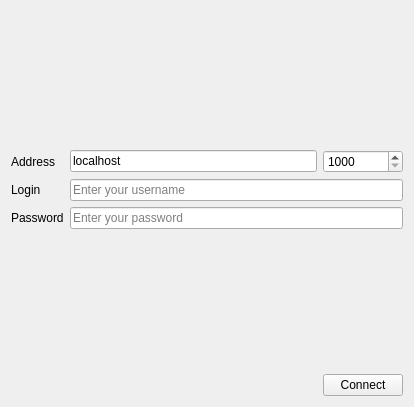
<?xml version="1.0" encoding="UTF-8"?>
<ui version="4.0">
 <class>Form</class>
 <widget class="QWidget" name="Form">
  <property name="geometry">
   <rect>
    <x>0</x>
    <y>0</y>
    <width>414</width>
    <height>407</height>
   </rect>
  </property>
  <property name="windowTitle">
   <string>Connect to server</string>
  </property>
  <layout class="QGridLayout" name="gridLayout">
   <item row="3" column="0">
    <widget class="QLabel" name="label_2">
     <property name="text">
      <string>Password</string>
     </property>
    </widget>
   </item>
   <item row="3" column="1" colspan="2">
    <widget class="QLineEdit" name="passwordLineEdit">
     <property name="echoMode">
      <enum>QLineEdit::Password</enum>
     </property>
     <property name="placeholderText">
      <string>Enter your password</string>
     </property>
    </widget>
   </item>
   <item row="5" column="2">
    <widget class="QPushButton" name="connectButton">
     <property name="text">
      <string>Connect</string>
     </property>
    </widget>
   </item>
   <item row="1" column="1">
    <widget class="QLineEdit" name="addressLineEdit">
     <property name="text">
      <string>localhost</string>
     </property>
    </widget>
   </item>
   <item row="2" column="0">
    <widget class="QLabel" name="label">
     <property name="text">
      <string>Login</string>
     </property>
    </widget>
   </item>
   <item row="5" column="0" colspan="2">
    <spacer name="horizontalSpacer">
     <property name="orientation">
      <enum>Qt::Horizontal</enum>
     </property>
     <property name="sizeHint" stdset="0">
      <size>
       <width>307</width>
       <height>20</height>
      </size>
     </property>
    </spacer>
   </item>
   <item row="1" column="0">
    <widget class="QLabel" name="label_3">
     <property name="text">
      <string>Address</string>
     </property>
    </widget>
   </item>
   <item row="1" column="2">
    <widget class="QSpinBox" name="portSpinBox">
     <property name="minimum">
      <number>1000</number>
     </property>
     <property name="maximum">
      <number>65635</number>
     </property>
    </widget>
   </item>
   <item row="0" column="1">
    <spacer name="verticalSpacer">
     <property name="orientation">
      <enum>Qt::Vertical</enum>
     </property>
     <property name="sizeHint" stdset="0">
      <size>
       <width>20</width>
       <height>40</height>
      </size>
     </property>
    </spacer>
   </item>
   <item row="2" column="1" colspan="2">
    <widget class="QLineEdit" name="loginLineEdit">
     <property name="placeholderText">
      <string>Enter your username</string>
     </property>
    </widget>
   </item>
   <item row="4" column="1">
    <spacer name="verticalSpacer_2">
     <property name="orientation">
      <enum>Qt::Vertical</enum>
     </property>
     <property name="sizeHint" stdset="0">
      <size>
       <width>20</width>
       <height>40</height>
      </size>
     </property>
    </spacer>
   </item>
  </layout>
 </widget>
 <resources/>
 <connections/>
</ui>
